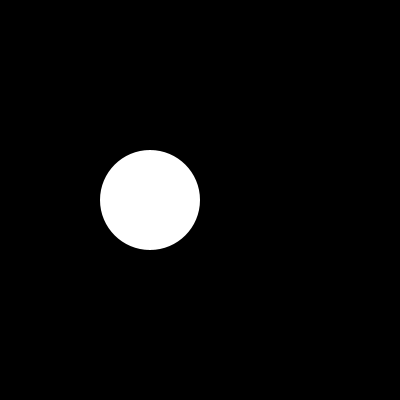
Frame 1 (no input)
Frame 60 (the mouse pressed at the canvas centre just before this capture): identical to frame 1, image omitted
Frame 120 (the mouse held since frame 60 and released just before this capture): identical to frame 1, image omitted

The Processing sketch that drew this single still picture (run headless with seeded random() and noise(); from frame 60 on, the mouse is pressed at the canvas centre):

// Processing sketch: Circle
// ── Circle.pde
Spot sp;

void setup(){
  size(400,400);
  smooth();
  noStroke();
  sp = new Spot(150,200,100); //オブジェクトを生成
}

void draw(){
  background(0);
  sp.display();
}

class Spot {
  float x, y, diameter;

  Spot(float xpos, float ypos, float dia){
    x = xpos; // xに150を設定
    y = ypos; // yに200を設定
    diameter = dia; // 直径に100を設定
  }

  void display(){
    ellipse(x,y,diameter,diameter);
  }
}
